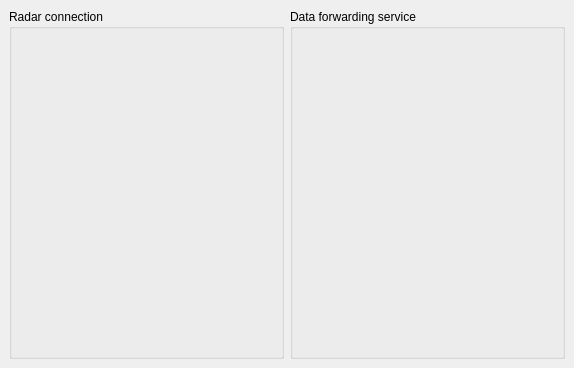
<?xml version="1.0" encoding="UTF-8"?>
<ui version="4.0">
 <class>MainWindow</class>
 <widget class="QMainWindow" name="MainWindow">
  <property name="geometry">
   <rect>
    <x>0</x>
    <y>0</y>
    <width>574</width>
    <height>368</height>
   </rect>
  </property>
  <property name="windowTitle">
   <string>MainWindow</string>
  </property>
  <widget class="QWidget" name="centralwidget">
   <layout class="QHBoxLayout" name="horizontalLayout">
    <item>
     <widget class="QGroupBox" name="groupBox">
      <property name="title">
       <string>Radar connection</string>
      </property>
      <layout class="QGridLayout" name="gridLayout">
       <item row="0" column="0">
        <widget class="ControlPanel" name="widget_controlPanel" native="true"/>
       </item>
      </layout>
     </widget>
    </item>
    <item>
     <widget class="QGroupBox" name="groupBox_2">
      <property name="title">
       <string>Data forwarding service</string>
      </property>
      <layout class="QGridLayout" name="gridLayout_2">
       <item row="0" column="0">
        <widget class="ServicePanel" name="widget_servicePanel" native="true"/>
       </item>
      </layout>
     </widget>
    </item>
   </layout>
  </widget>
 </widget>
 <customwidgets>
  <customwidget>
   <class>ControlPanel</class>
   <extends>QWidget</extends>
   <header>controlpanel.h</header>
   <container>1</container>
  </customwidget>
  <customwidget>
   <class>ServicePanel</class>
   <extends>QWidget</extends>
   <header>servicepanel.h</header>
   <container>1</container>
  </customwidget>
 </customwidgets>
 <resources/>
 <connections/>
</ui>
